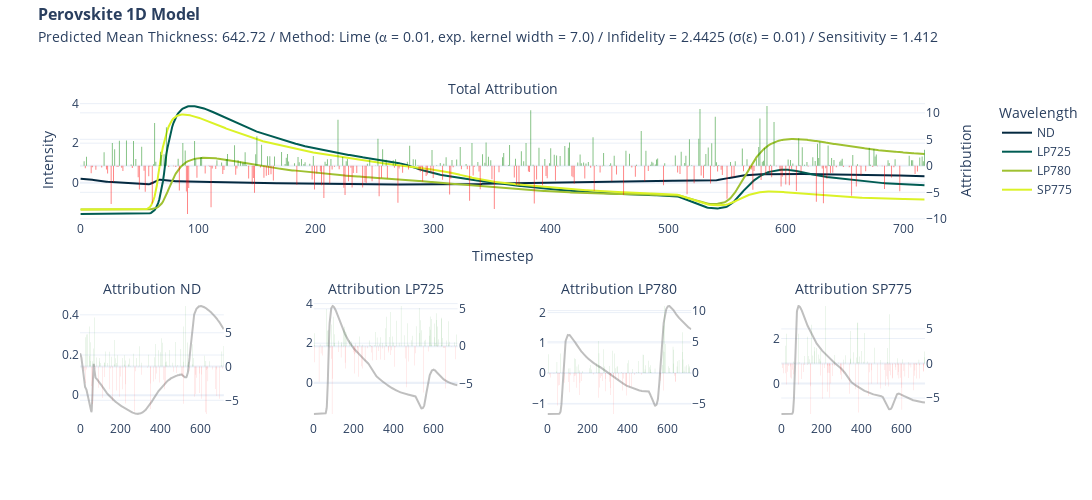

Notebook code for this chart:
### Code cell
import plotly.graph_objects as go


def format_title(title, subtitle=None, font_size=16, subtitle_font_size=14):
    title = f'<span style="font-size: {font_size}px;"><b>{title}</b></span>'
    if not subtitle:
        return title
    subtitle = f'<span style="font-size: {subtitle_font_size}px;">{subtitle}</span>'
    return f"{title}<br>{subtitle}"

if target == "pce":
    subtitle = "Predicted PCE: "
else:
    subtitle = "Predicted Mean Thickness: "


from plotly.subplots import make_subplots

fig = make_subplots(
    rows=2,
    cols=4,
    specs=[
        [{"secondary_y": True, "colspan": 4}, None, None, None],
        [
            {"secondary_y": True},
            {"secondary_y": True},
            {"secondary_y": True},
            {"secondary_y": True},
        ],
    ],
    subplot_titles=(
        format_title("", "Total Attribution"),
        format_title("", "Attribution ND"),
        format_title("", "Attribution LP725"),
        format_title("", "Attribution LP780"),
        format_title("", "Attribution SP775"),
    ),
)

fig.add_trace(
    go.Bar(
        y=attr_lime.squeeze().sum(axis=0),
        name="Attribution",
        marker_color=np.where(attr_lime.squeeze().sum(axis=0) < 0, "red", "green"),
        opacity=0.5,
        showlegend=False,
        marker_line_width=0,
    ),
    secondary_y=True,
)

fig.add_trace(go.Scatter(y=x[0], name="ND", marker_color="#042940"))
fig.add_trace(go.Scatter(y=x[1], name="LP725", marker_color="#005C53"))
fig.add_trace(go.Scatter(y=x[2], name="LP780", marker_color="#9FC131"))
fig.add_trace(go.Scatter(y=x[3], name="SP775", marker_color="#DBF227"))

fig.update_yaxes(title="Intensity")
fig.update_yaxes(title_text="Attribution", secondary_y=True)
fig.update_xaxes(title="Timestep")

fig.add_trace(
    go.Scatter(y=x[0], name="ND", marker_color="grey", opacity=0.5, showlegend=False),
    row=2,
    col=1,
)
fig.add_trace(
    go.Bar(
        y=attr_lime.squeeze()[0],
        marker_color=np.where(attr_lime.squeeze()[0] < 0, "red", "green"),
        opacity=0.5,
        showlegend=False,
        marker_line_width=0,
    ),
    secondary_y=True,
    row=2,
    col=1,
)

fig.update_yaxes(title=None, row=2, col=1)
fig.update_yaxes(title_text=None, secondary_y=True, row=2, col=1)
fig.update_xaxes(title=None, row=2, col=1)

fig.add_trace(
    go.Scatter(
        y=x[1], name="LP725", marker_color="grey", opacity=0.5, showlegend=False
    ),
    row=2,
    col=2,
)
fig.add_trace(
    go.Bar(
        y=attr_lime.squeeze()[1],
        marker_color=np.where(attr_lime.squeeze()[1] < 0, "red", "green"),
        opacity=0.5,
        showlegend=False,
        marker_line_width=0,
    ),
    secondary_y=True,
    row=2,
    col=2,
)

fig.update_yaxes(title=None, row=2, col=2)
fig.update_yaxes(title_text=None, secondary_y=True, row=2, col=2)
fig.update_xaxes(title=None, row=2, col=2)

fig.add_trace(
    go.Scatter(
        y=x[2], name="LP780", marker_color="grey", opacity=0.5, showlegend=False
    ),
    row=2,
    col=3,
)
fig.add_trace(
    go.Bar(
        y=attr_lime.squeeze()[2],
        marker_color=np.where(attr_lime.squeeze()[2] < 0, "red", "green"),
        opacity=0.5,
        showlegend=False,
        marker_line_width=0,
    ),
    secondary_y=True,
    row=2,
    col=3,
)

fig.update_yaxes(title=None, row=2, col=3)
fig.update_yaxes(title_text=None, secondary_y=True, row=2, col=3)
fig.update_xaxes(title=None, row=2, col=3)

fig.add_trace(
    go.Scatter(
        y=x[3], name="SP775", marker_color="grey", opacity=0.5, showlegend=False
    ),
    row=2,
    col=4,
)
fig.add_trace(
    go.Bar(
        y=attr_lime.squeeze()[3],
        marker_color=np.where(attr_lime.squeeze()[3] < 0, "red", "green"),
        opacity=0.5,
        showlegend=False,
        marker_line_width=0,
    ),
    secondary_y=True,
    row=2,
    col=4,
)

fig.update_yaxes(title=None, row=2, col=4)
fig.update_yaxes(title_text=None, secondary_y=True, row=2, col=4)
fig.update_xaxes(title=None, row=2, col=4)

fig.update_layout(
    title=format_title(
        "Perovskite 1D Model",
        subtitle
        + str(np.round(y,2))
        + " / Method: Lime ("
        + "\u237A"
        + " = "
        + str(a)
        + ", exp. kernel width = "
        + str(kernel_width)
        + ") / Infidelity = "
        + str(*np.round(infid_lime.numpy(), 4))
        + " ("
        + "\u03C3"
        + "("
        + "\u03B5"
        + ") = "
        + str(std_noise)
        + ")"
        + " / Sensitivity = "
        + str(*np.round(sens_lime.numpy(), 4)),
    ),
    legend_title="Wavelength",
    title_y=0.96,
    title_x=0.035,
    template="plotly_white",
    height=500,
    width=1200,
)

fig.write_image("xai/images/" + target + "/1D/1D_lime.png", scale=2)

fig.show()

### Figure 1 — Plotly figure (JSON) as saved in the notebook; plotly's stock layout.template omitted (floating-point values rounded to 4 significant figures; data arrays with more than 128 entries replaced by an {"elided": "..."} marker saying what was removed)
{"data": [{"marker": {"color": {"elided": "719 str values"}, "line": {"width": 0}}, "name": "Attribution", "opacity": 0.5, "showlegend": false, "type": "bar", "xaxis": "x", "y": {"elided": "719 float values"}, "yaxis": "y2"}, {"marker": {"color": "#042940"}, "name": "ND", "type": "scatter", "y": {"elided": "719 float values"}}, {"marker": {"color": "#005C53"}, "name": "LP725", "type": "scatter", "y": {"elided": "719 float values"}}, {"marker": {"color": "#9FC131"}, "name": "LP780", "type": "scatter", "y": {"elided": "719 float values"}}, {"marker": {"color": "#DBF227"}, "name": "SP775", "type": "scatter", "y": {"elided": "719 float values"}}, {"marker": {"color": "grey"}, "name": "ND", "opacity": 0.5, "showlegend": false, "type": "scatter", "xaxis": "x2", "y": {"elided": "719 float values"}, "yaxis": "y3"}, {"marker": {"color": {"elided": "719 str values"}, "line": {"width": 0}}, "opacity": 0.5, "showlegend": false, "type": "bar", "xaxis": "x2", "y": {"elided": "719 float values"}, "yaxis": "y4"}, {"marker": {"color": "grey"}, "name": "LP725", "opacity": 0.5, "showlegend": false, "type": "scatter", "xaxis": "x3", "y": {"elided": "719 float values"}, "yaxis": "y5"}, {"marker": {"color": {"elided": "719 str values"}, "line": {"width": 0}}, "opacity": 0.5, "showlegend": false, "type": "bar", "xaxis": "x3", "y": {"elided": "719 float values"}, "yaxis": "y6"}, {"marker": {"color": "grey"}, "name": "LP780", "opacity": 0.5, "showlegend": false, "type": "scatter", "xaxis": "x4", "y": {"elided": "719 float values"}, "yaxis": "y7"}, {"marker": {"color": {"elided": "719 str values"}, "line": {"width": 0}}, "opacity": 0.5, "showlegend": false, "type": "bar", "xaxis": "x4", "y": {"elided": "719 float values"}, "yaxis": "y8"}, {"marker": {"color": "grey"}, "name": "SP775", "opacity": 0.5, "showlegend": false, "type": "scatter", "xaxis": "x5", "y": {"elided": "719 float values"}, "yaxis": "y9"}, {"marker": {"color": {"elided": "719 str values"}, "line": {"width": 0}}, "opacity": 0.5, "showlegend": false, "type": "bar", "xaxis": "x5", "y": {"elided": "719 float values"}, "yaxis": "y10"}], "layout": {"annotations": [{"font": {"size": 16}, "showarrow": false, "text": "<span style=\"font-size: 16px;\"><b></b></span><br><span style=\"font-size: 14px;\">Total Attribution</span>", "x": 0.47, "xanchor": "center", "xref": "paper", "y": 1, "yanchor": "bottom", "yref": "paper"}, {"font": {"size": 16}, "showarrow": false, "text": "<span style=\"font-size: 16px;\"><b></b></span><br><span style=\"font-size: 14px;\">Attribution ND</span>", "x": 0.08, "xanchor": "center", "xref": "paper", "y": 0.375, "yanchor": "bottom", "yref": "paper"}, {"font": {"size": 16}, "showarrow": false, "text": "<span style=\"font-size: 16px;\"><b></b></span><br><span style=\"font-size: 14px;\">Attribution LP725</span>", "x": 0.34, "xanchor": "center", "xref": "paper", "y": 0.375, "yanchor": "bottom", "yref": "paper"}, {"font": {"size": 16}, "showarrow": false, "text": "<span style=\"font-size: 16px;\"><b></b></span><br><span style=\"font-size: 14px;\">Attribution LP780</span>", "x": 0.6, "xanchor": "center", "xref": "paper", "y": 0.375, "yanchor": "bottom", "yref": "paper"}, {"font": {"size": 16}, "showarrow": false, "text": "<span style=\"font-size: 16px;\"><b></b></span><br><span style=\"font-size: 14px;\">Attribution SP775</span>", "x": 0.86, "xanchor": "center", "xref": "paper", "y": 0.375, "yanchor": "bottom", "yref": "paper"}], "height": 500, "legend": {"title": {"text": "Wavelength"}}, "title": {"text": "<span style=\"font-size: 16px;\"><b>Perovskite 1D Model</b></span><br><span style=\"font-size: 14px;\">Predicted Mean Thickness: 642.72 / Method: Lime (⍺ = 0.01, exp. kernel width = 7.0) / Infidelity = 2.4425 (σ(ε) = 0.01) / Sensitivity = 1.412</span>", "x": 0.035, "y": 0.96}, "width": 1200, "xaxis": {"anchor": "y", "domain": [0, 0.94], "title": {"text": "Timestep"}}, "xaxis2": {"anchor": "y3", "domain": [0, 0.16], "title": {}}, "xaxis3": {"anchor": "y5", "domain": [0.26, 0.42], "title": {}}, "xaxis4": {"anchor": "y7", "domain": [0.52, 0.68], "title": {}}, "xaxis5": {"anchor": "y9", "domain": [0.78, 0.94], "title": {}}, "yaxis": {"anchor": "x", "domain": [0.625, 1], "title": {"text": "Intensity"}}, "yaxis10": {"anchor": "x5", "overlaying": "y9", "side": "right", "title": {}}, "yaxis2": {"anchor": "x", "overlaying": "y", "side": "right", "title": {"text": "Attribution"}}, "yaxis3": {"anchor": "x2", "domain": [0, 0.375], "title": {}}, "yaxis4": {"anchor": "x2", "overlaying": "y3", "side": "right", "title": {}}, "yaxis5": {"anchor": "x3", "domain": [0, 0.375], "title": {}}, "yaxis6": {"anchor": "x3", "overlaying": "y5", "side": "right", "title": {}}, "yaxis7": {"anchor": "x4", "domain": [0, 0.375], "title": {}}, "yaxis8": {"anchor": "x4", "overlaying": "y7", "side": "right", "title": {}}, "yaxis9": {"anchor": "x5", "domain": [0, 0.375], "title": {}}}}
